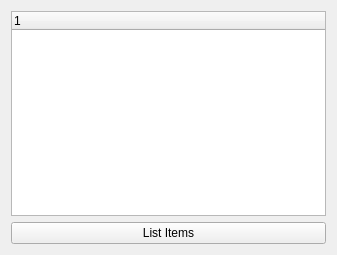
<?xml version="1.0" encoding="UTF-8"?>
<ui version="4.0">
 <class>Widget</class>
 <widget class="QWidget" name="Widget">
  <property name="geometry">
   <rect>
    <x>0</x>
    <y>0</y>
    <width>337</width>
    <height>255</height>
   </rect>
  </property>
  <property name="windowTitle">
   <string>Widget</string>
  </property>
  <layout class="QVBoxLayout" name="verticalLayout">
   <item>
    <widget class="QTreeWidget" name="treeWidget">
     <column>
      <property name="text">
       <string notr="true">1</string>
      </property>
     </column>
    </widget>
   </item>
   <item>
    <widget class="QPushButton" name="listItemsButton">
     <property name="text">
      <string>List Items</string>
     </property>
    </widget>
   </item>
  </layout>
 </widget>
 <resources/>
 <connections/>
</ui>
